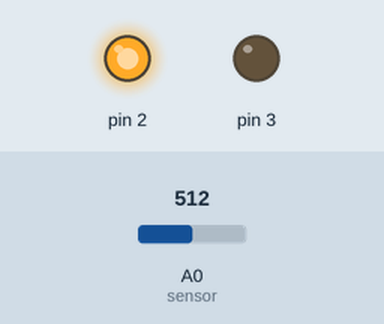
Bench run of a sketch on a simulated Arduino Uno, built with avr-gcc and run on an emulated ATmega328P. On the bench: output pins drawn as LEDs (lit = HIGH). Inputs (shaded band) come from the test bench; at power-on: A0 (sensor) = 512.

Above: at 1.2 s.
1.3 s: A0 (sensor) set to 185
2.8 s: A0 (sensor) set to 163
At 3.2 s:
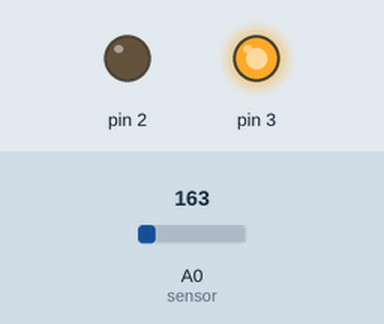
4.3 s: A0 (sensor) set to 306
At 5.5 s:
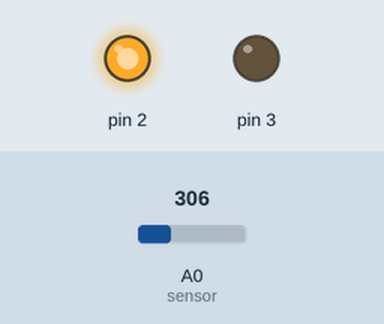
5.8 s: A0 (sensor) set to 122
At 6.8 s:
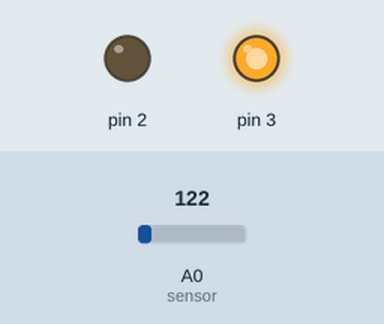
Timing chart, 0 to 8.3 s (numbered marks = the images above; inputs shaded):
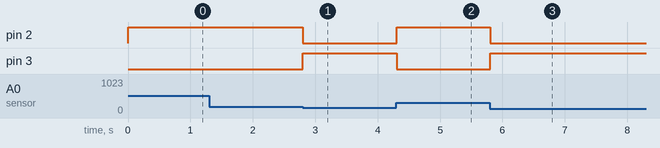

The sketch:

sensor_temperatura.ino
```cpp
// C++ code
//
int temperatura = 0;

void setup()
{
  pinMode(A0, INPUT);
  pinMode(3, OUTPUT);
  pinMode(2, OUTPUT);
}

void loop()
{
  temperatura = -40 + 0.488155 * (analogRead(A0) - 20); //leo el vlaor del sensor y lo convierto a grados centigrados
  if ( temperatura < 35) {
    digitalWrite(3, HIGH);
        digitalWrite(2, LOW);
  } else {
    digitalWrite(2, HIGH);
        digitalWrite(3, LOW);
  }
  delay(10); // Delay a little bit to improve simulation performance
}
```

Measured:
- the behaviour switches between 174 and 173 on A0 (sensor) (found by bisection; images 0 and 1)
- after the input at 1.3 s, every drawn part: stays the same
- after the input at 2.8 s, pin 2: HIGH → LOW at once; pin 3: LOW → HIGH at once
- after the input at 4.3 s, pin 2: LOW → HIGH at once; pin 3: HIGH → LOW at once
- after the input at 5.8 s, pin 2: HIGH → LOW at once; pin 3: LOW → HIGH at once
